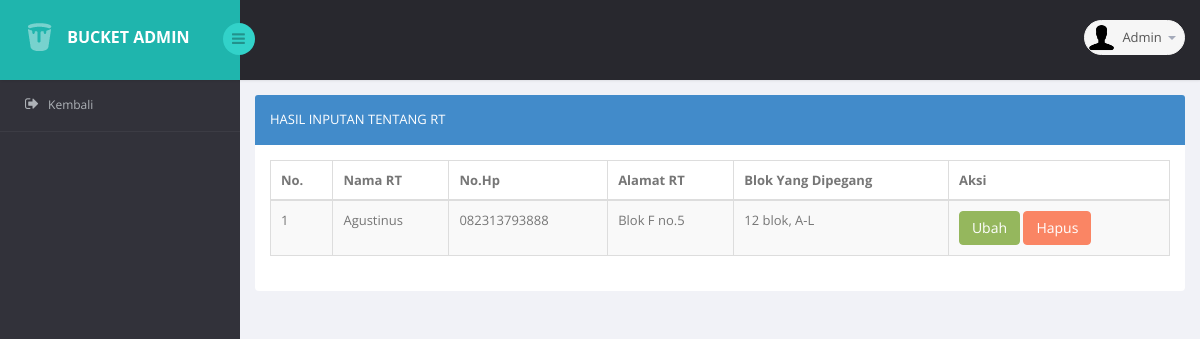
The page /admin/hasil_input_tentangrt.php (signed in) on the database its author committed.
### tables this page shows
CREATE TABLE `tabel_tentangrt` (
  `id` int(11) NOT NULL,
  `nama` varchar(50) NOT NULL,
  `no_hp` char(12) NOT NULL,
  `alamat` varchar(100) NOT NULL,
  `jumlah_blok` varchar(100) NOT NULL
);

### admin/functions.php (called while the page is built, shortened)
<?php
$conn = mysqli_connect("localhost","root","","perumahan");
function query($query){
	global $conn;
	$result 		= mysqli_query($conn,$query);
	$rows 			= [];
	while ($row 	= mysqli_fetch_assoc($result)) {
	$rows [] 		= $row;
	}
	return $rows;
}
 ?>

### admin/hasil_input_tentangrt.php (the view, shortened to what this page needs)
<?php
require 'functions.php';
$hasilInputan = query("SELECT*FROM tabel_tentangrt");
 ?>
<!DOCTYPE html>
<html lang="en">
<head>
    <link href="bs3/css/bootstrap.min.css" rel="stylesheet">
    <link href="css/bootstrap-reset.css" rel="stylesheet">
    <link href="font-awesome/css/font-awesome.css" rel="stylesheet" />
    <link href="css/table-responsive.css" rel="stylesheet" />
    <link href="css/style.css" rel="stylesheet">
    <link href="css/style-responsive.css" rel="stylesheet" />
</head>
<body>
<section id="container" >
<header class="header fixed-top clearfix">
<div class="brand">
    <a href="index.php" class="logo">
        <img src=images/logo.png alt="">
    </a>
    <div class="sidebar-toggle-box">
        <div class="fa fa-bars"></div>
    </div>
</div>
<div class="top-nav clearfix">
    <ul class="nav pull-right top-menu">
        <li class="dropdown">
            <a data-toggle="dropdown" class="dropdown-toggle" href="#">
                <img alt="" src="images/2.png" width="33" height="33">
                <span class="username">Admin</span>
                <b class="caret"></b>
            </a>
        </li>
</div>
</header>
<aside>
    <div id="sidebar" class="nav-collapse">
                    <div class="leftside-navigation">
            <ul class="sidebar-menu" id="nav-accordion">
            <li>
               <a href="index.php">
                    <i class="fa fa-sign-out"></i>
                    <span>Kembali</span>
                </a>
            </li>
        </ul>
    </div>
    </div>
</aside>
    <section id="main-content">
        <section class="wrapper">
        <div class="row">
            <div class="col-sm-12">
           <section class="panel panel-primary">
                    <header class="panel-heading">
                        Hasil Inputan Tentang RT
                    </header>
                    <div class="panel-body">
                        <section id="no-more-tables">
                            <table action="" method="post" class="table table-bordered table-striped table-condensed cf">
                                <thead class="cf">
                            <tr>
                                <th> No. </th>
                                <th> Nama RT </th>
                                <th> No.Hp </th>
                                <th> Alamat RT </th>
                                <th> Blok Yang Dipegang </th>
                                <th> Aksi </th>
                            </tr>
                                </thead>
                                <tbody>
                                <?php $i = 1; ?>
                                <?php foreach ($hasilInputan as $hasil) :?>
                             <tr>
                                <td data-title="No."><?= $i;  ?></td>
                                <td data-title="Nama RT"><?= $hasil["nama"] ; ?></td>
                                <td data-title="No.Hp"><?= $hasil["no_hp"] ; ?></td>
                                <td data-title="Alamat RT"><?= $hasil["alamat"] ; ?></td>
                                <td data-title="Blok Yang Dipegang"><?= $hasil["jumlah_blok"] ; ?></td>
                                <td data-title="Aksi">
                                    <a href="ubah_tentangrt.php?id=<?=$hasil["id"];?>" class="btn btn-success">Ubah</a>
                                    <a href="hapus_tentangrt.php?id=<?=$hasil["id"];?>" class="btn btn-danger">Hapus</a>
                                </td>
                            </tr>
                             <?php $i++; ?>
                            <?php endforeach; ?>
                                </tbody>
                            </table>
                        </section>
                    </div>
                </section>
            </div>
        </div>
        </section>
    </section>
</section>
</body>
</html>

### rows shown on the page
tabel_tentangrt: nama "Agustinus", no_hp "082313793888", alamat "Blok F no.5", jumlah_blok "12 blok, A-L"
